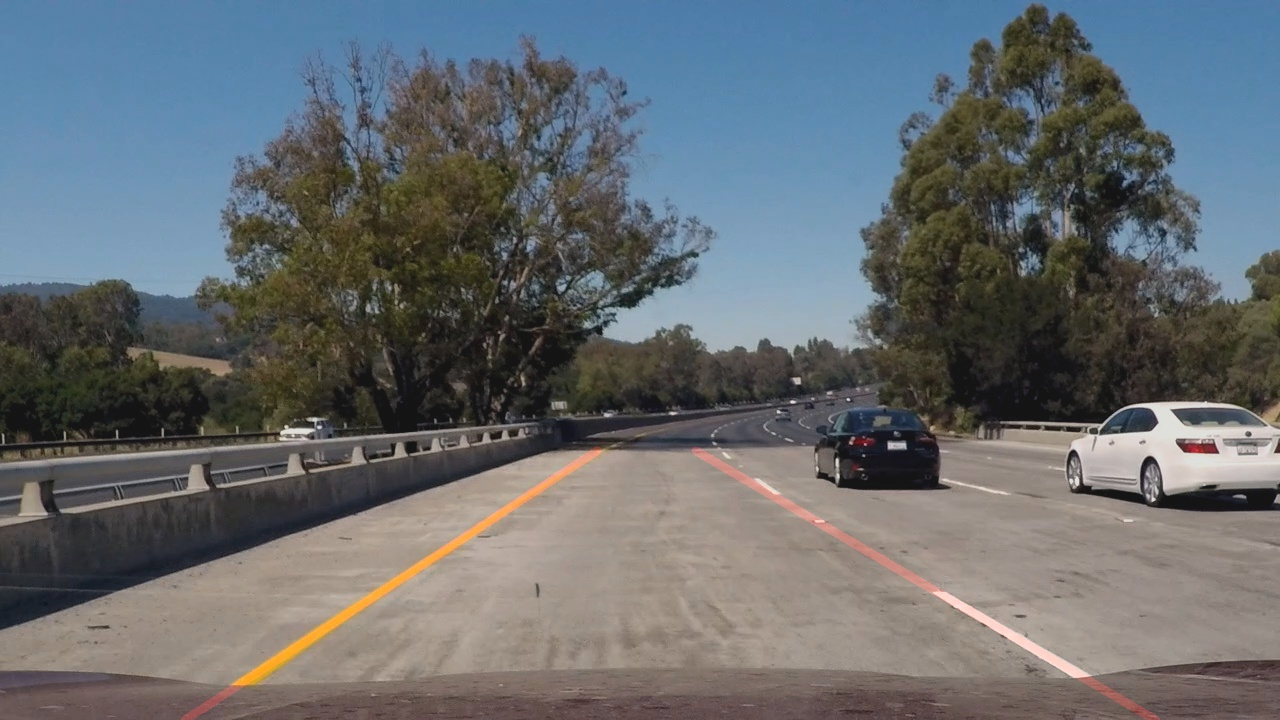
#> input picture test_images/challenge_125_withlane.jpg, 1280 x 720 px, given in place of solidWhiteRight.jpg, which was not available
$ jupyter execute --allow-errors P1.ipynb   (shell and % lines are left out)   (Python 2 division)   (text cells are left out)
#> lines starting #> are read from the running program, lines starting #| are printed output that depends on the picture; after the words box and inside, x2 and y2 are one past the last pixel; in counts of white or black regions, pixels touching at a corner belong together; pictures that were not available may be replaced by others from this repository, and a replacement may not be noted
[cell 1]
#importing some useful packages
import matplotlib.pyplot as plt
import matplotlib.image as mpimg
import numpy as np
import cv2

[cell 2]
#reading in an image
image = mpimg.imread('test_images/solidWhiteRight.jpg')
#> image is the input picture: shape (720, 1280, 3); mean R, G, B 102.6, 107.3, 110.8
#printing out some stats and plotting
print('This image is:', type(image), 'with dimesions:', image.shape)
#| This image is: <class 'numpy.ndarray'> with dimesions: (720, 1280, 3)
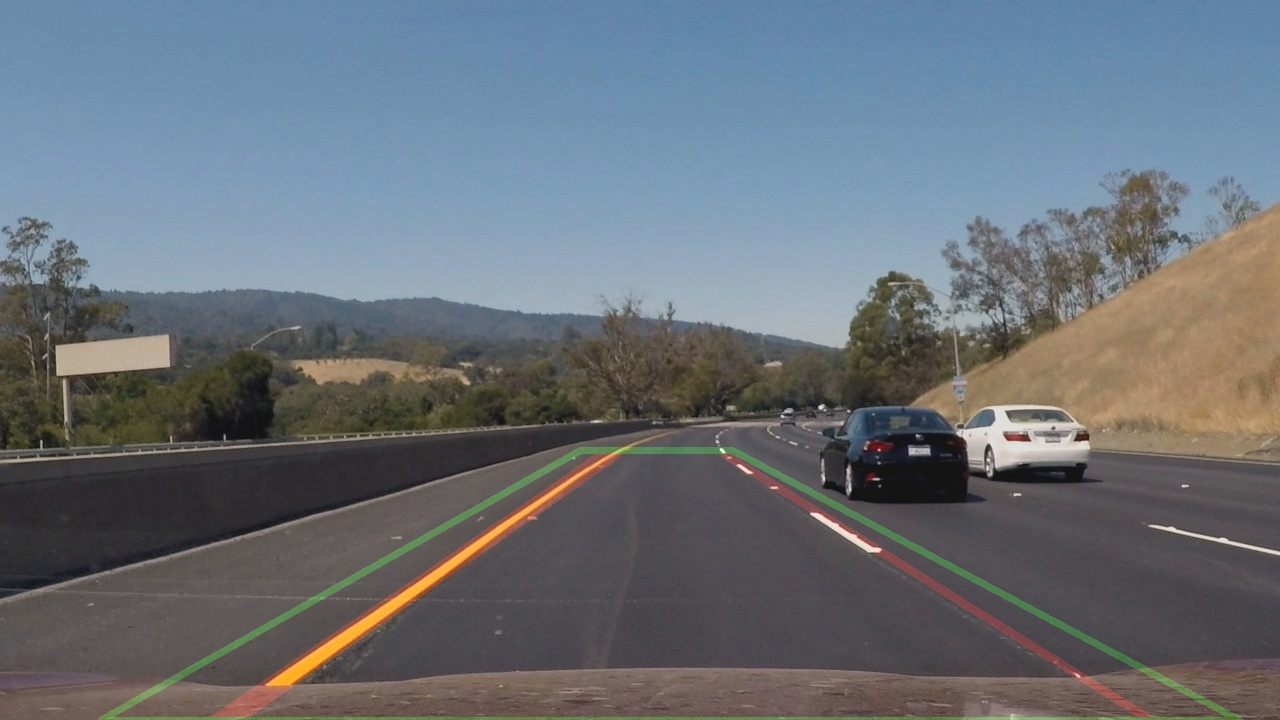
#> input picture test_images/challenge_video_frame_withlane.jpg, 1280 x 720 px, given in place of solidWhiteCurve.jpg, which was not available
#> in load_image, image is the input picture: shape (720, 1280, 3); mean R, G, B 105.1, 112, 119.2
plt.imshow(image)  #call as plt.imshow(gray, cmap='gray') to show a grayscaled image

[cell 3]
import math

def grayscale(img):
    """Applies the Grayscale transform
    This will return an image with only one color channel
    but NOTE: to see the returned image as grayscale
    you should call plt.imshow(gray, cmap='gray')"""
    return cv2.cvtColor(img, cv2.COLOR_BGR2GRAY)

def canny(img, low_threshold, high_threshold):
    """Applies the Canny transform"""
#> called with low_threshold = 50, high_threshold = 150
    return cv2.Canny(img, low_threshold, high_threshold)
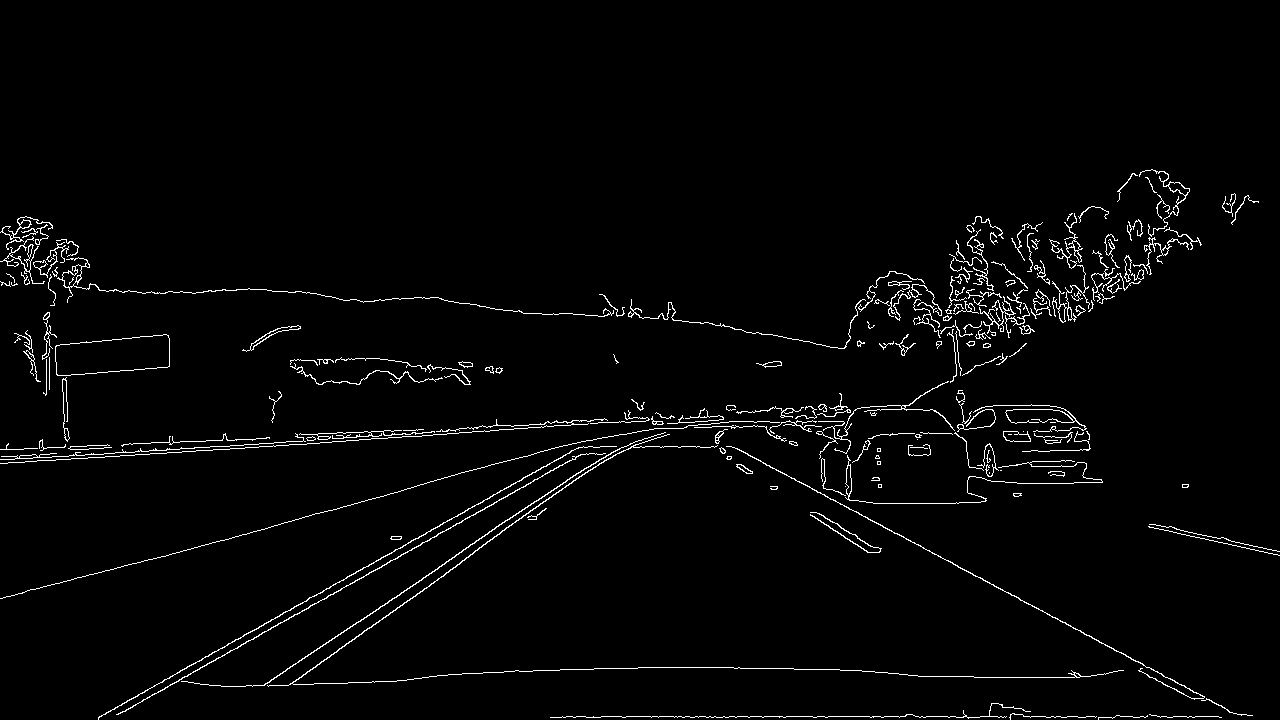
#> returned value: shape (720, 1280); 2.3% white in thin lines or dots, all inside (x1, y1, x2, y2) = (0, 169, 1280, 720)

def gaussian_noise(img, kernel_size):
    """Applies a Gaussian Noise kernel"""
    return cv2.GaussianBlur(img, (kernel_size, kernel_size), 0)

def region_of_interest(img, vertices):
    """
    Applies an image mask.

    Only keeps the region of the image defined by the polygon
    formed from `vertices`. The rest of the image is set to black.
    """
    #defining a blank mask to start with
    mask = np.zeros_like(img)

    #defining a 3 channel or 1 channel color to fill the mask with depending on the input image
    if len(img.shape) > 2:
        channel_count = img.shape[2]  # i.e. 3 or 4 depending on your image
        ignore_mask_color = (255,) * channel_count
    else:
        ignore_mask_color = 255

    #filling pixels inside the polygon defined by "vertices" with the fill color
    cv2.fillPoly(mask, vertices, ignore_mask_color)
#> mask: shape (720, 1280); 11.4% white; 1 white region, box (x1, y1, x2, y2) and area: (10, 320, 931, 540) 105492

    #returning the image only where mask pixels are nonzero
    masked_image = cv2.bitwise_and(img, mask)
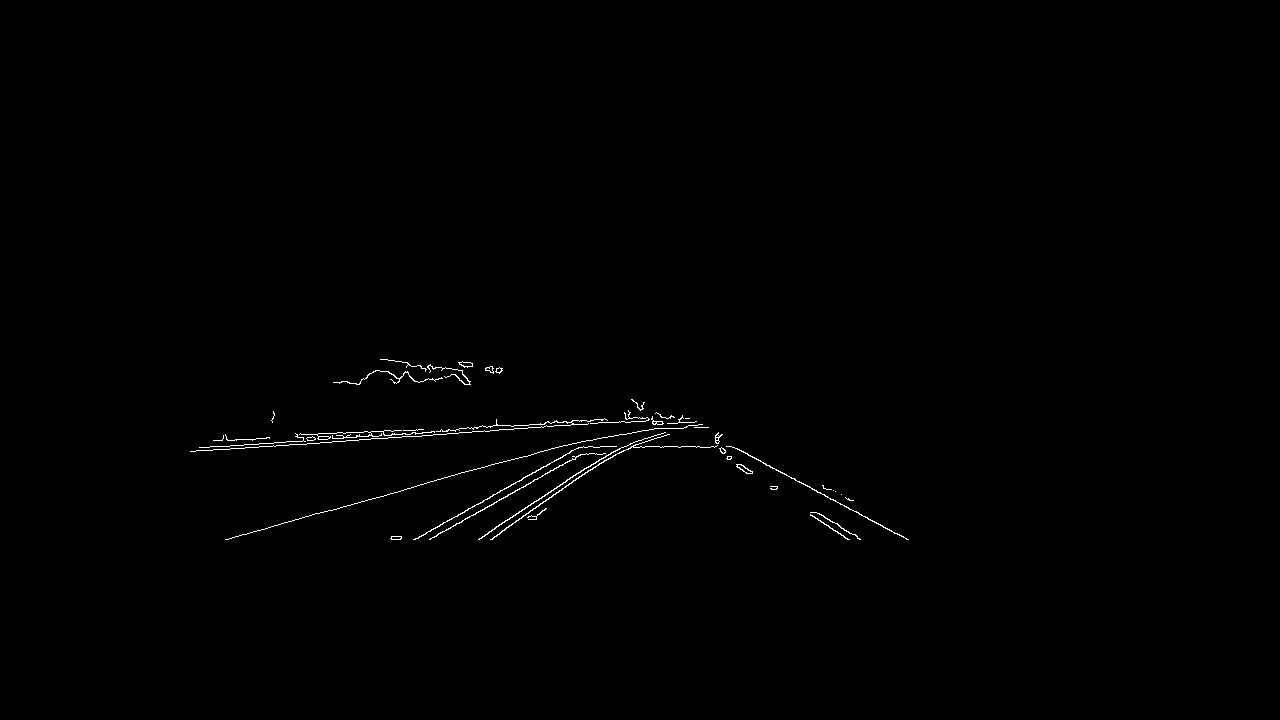
#> masked_image: shape (720, 1280); 0.44% white in thin lines or dots, all inside (x1, y1, x2, y2) = (190, 359, 909, 540)
#> in hough_lines, `lines = cv2.HoughLinesP(img, rho, theta, threshold, np.array([]), minL..`: lines = 58 rows, first 6: [201, 447, 372, 436], [447, 433, 612, 422], [417, 485, 581, 441], [734, 447, 907, 539], [354, 432, 383, 431], [282, 445, 338, 441]
#> the loop in extrapolate_lines, `for line in lines:` made 58 passes
#> line on passes 1 to 12: [[201, 447, 372, 436]], [[447, 433, 612, 422]], [[417, 485, 581, 441]], [[734, 447, 907, 539]], [[354, 432, 383, 431]], [[282, 445, 338, 441]], [[529, 424, 551, 423]], [[429, 539, 583, 454]], [[413, 539, 579, 447]], [[268, 527, 403, 490]], [[491, 539, 576, 478]], [[588, 467, 615, 450]]
#> after the loop in extrapolate_lines, `for line in lines:`: left_lines = 38 items, first 6: (201, 447, 372, 436), (447, 433, 612, 422), (417, 485, 581, 441), (354, 432, 383, 431), (282, 445, 338, 441), (529, 424, 551, 423); right_lines = [(734, 447, 907, 539), (819, 513, 857, 536), (810, 514, 848, 539), (417, 365, 433, 368), (816, 512, 860, 539), (639, 417, 668, 423), (392, 360, 430, 370), (375, 370, 391, 373), (823, 522, 847, 538), (646, 420, 662, 423), (810, 515, 833, 530), (763, 463, 780, 472)]
#> in extend2_top_bottom, `lines = np.array(lines)`: lines = 38 rows, first 6: [201, 447, 372, 436], [447, 433, 612, 422], [417, 485, 581, 441], [354, 432, 383, 431], [282, 445, 338, 441], [529, 424, 551, 423]
#> in extend2_top_bottom, `res = lines.copy()`: res has the same summary as lines
    return masked_image
def extrapolate_one_line(line, y_bottom, y_top, k_average):
    #return two lines, one to the top, the other to the bottom
    x1,y1,x2,y2 = line
    res = []

    if y1 < y2:
        x_near_top = x1
        y_near_top = y1
        x_near_bottom = x2
        y_near_bottom = y2
    else:
        x_near_top = x2
        y_near_top = y2
        x_near_bottom = x1
        y_near_bottom = y1

    x_bottom  = int((y_bottom - y_near_bottom)/k_average + x_near_bottom)
    x_top  = int((y_top - y_near_top)/k_average + x_near_top)

    to_top_line = [x_near_top, y_near_top, x_top, y_top]
    to_bottom_line = [x_near_bottom, y_near_bottom, x_bottom, y_bottom]
    res.append(to_top_line)
    res.append(to_bottom_line)

    return np.array(res)
"""
outlieris 1.5 * irq away from the median
"""
def filter_outlier_lines(lines):
        x1 = lines[:,0]
#> x1 = 38 values, max 686 at index 28, min 196 at index 34, mean 437.4
        y1 = lines[:,1]
#> y1 = 38 values, max 539 at index 6, min 380 at index 29, mean 466.7
        x2 = lines[:,2]
#> x2 = 38 values, max 702 at index 28, min 229 at index 34, mean 498.1
        y2 = lines[:,3]
#> y2 = 38 values, max 524 at index 18, min 377 at index 29, mean 447.9

        #filter those line segments that that very different slope
        k = ((y2-y1)/(x2-x1).astype(np.float32))
#> k = 38 values, max -0.0263 at index 35, min -0.72 at index 37, mean -0.264
        q75, q25,k_median = np.percentile(k, [75 ,25,50])
#> q75 = -0.0563; q25 = -0.548; k_median = -0.131
        iqr = q75 - q25
#> iqr = 0.492
        #here outlieris 1.5 * irq away from the median
        lines = lines[abs((k-k_median)) < 0.2]
#> lines = 26 rows, first 6: [201, 447, 372, 436], [447, 433, 612, 422], [417, 485, 581, 441], [354, 432, 383, 431], [282, 445, 338, 441], [529, 424, 551, 423]

        return lines
def extend2_top_bottom(lines, y_bottom, y_top):
    #Each line extend to both bottom and top
    lines = np.array(lines)
    res = lines.copy()
    lines = filter_outlier_lines(lines)
    #reinitalize
    x1 = lines[:,0]
#> x1 = 26 values, max 686 at index 19, min 196 at index 24, mean 406.1
    y1 = lines[:,1]
#> y1 = 26 values, max 539 at index 13, min 380 at index 20, mean 445.7
    x2 = lines[:,2]
#> x2 = 26 values, max 702 at index 19, min 229 at index 24, mean 461
    y2 = lines[:,3]
#> y2 = 26 values, max 524 at index 13, min 377 at index 20, mean 438.7

    k_average = ((y2-y1)/(x2-x1).astype(np.float32)).mean()
#> k_average = -0.108

    for line in lines:
        extended_lines = extrapolate_one_line(line, y_bottom, y_top, k_average)
        if not extended_lines is None:
            res = np.concatenate((res, extended_lines))
#> this loop made 26 passes
#> (x1 in extrapolate_one_line, y1 in extrapolate_one_line, x2 in extrapolate_one_line, y2 in extrapolate_one_line, x_near_top in extrapolate_one_line, y_near_top in extrapolate_one_line, x_near_bottom in extrapolate_one_line, y_near_bottom in extrapolate_one_line) on passes 1 to 12: (201, 447, 372, 436, 372, 436, 201, 447), (447, 433, 612, 422, 612, 422, 447, 433), (417, 485, 581, 441, 581, 441, 417, 485), (354, 432, 383, 431, 383, 431, 354, 432), (282, 445, 338, 441, 338, 441, 282, 445), (529, 424, 551, 423, 551, 423, 529, 424), (268, 527, 403, 490, 403, 490, 268, 527), (238, 448, 281, 445, 281, 445, 238, 448), (213, 440, 249, 439, 249, 439, 213, 440), (459, 428, 498, 425, 498, 425, 459, 428), (297, 435, 353, 432, 353, 432, 297, 435), (297, 437, 342, 435, 342, 435, 297, 437)
#> after the loop, res = 90 rows, first 6: [201, 447, 372, 436], [447, 433, 612, 422], [417, 485, 581, 441], [354, 432, 383, 431], [282, 445, 338, 441], [529, 424, 551, 423]
    return res

def extrapolate_one_lane(lines, y_bottom, y_top):
    res = extend2_top_bottom(lines, y_bottom, y_top)
    return res
"""
#Filter, Average and extrapolate lines to the top and bottom of the lane area
"""
def extrapolate_lines(lines, y_bottom):
    left_lines = []
    right_lines = []
    y_top = 1000
    for line in lines:
        for x1,y1,x2,y2 in line:
            y_min = min(y1, y2)
            y_top = min(y_top, y_min)
            k = (y2-y1)/float((x2-x1))
            if k < 0:
                left_lines.append((x1,y1,x2,y2))
            if k > 0:
                right_lines.append((x1,y1,x2,y2))

    left_line = extrapolate_one_lane(left_lines, y_bottom, y_top)
#> left_line has the same summary as res in extend2_top_bottom
    right_line = extrapolate_one_lane(right_lines, y_bottom, y_top)
#> the loop in extend2_top_bottom (call 2), `for line in lines:` made 7 passes
#> (x1 in extrapolate_one_line, y1 in extrapolate_one_line, x2 in extrapolate_one_line, y2 in extrapolate_one_line, x_near_top in extrapolate_one_line, y_near_top in extrapolate_one_line, x_near_bottom in extrapolate_one_line, y_near_bottom in extrapolate_one_line) on passes 1 to 7: (734, 447, 907, 539, 734, 447, 907, 539), (819, 513, 857, 536, 819, 513, 857, 536), (810, 514, 848, 539, 810, 514, 848, 539), (816, 512, 860, 539, 816, 512, 860, 539), (823, 522, 847, 538, 823, 522, 847, 538), (810, 515, 833, 530, 810, 515, 833, 530), (763, 463, 780, 472, 763, 463, 780, 472)
#> after the loop in extend2_top_bottom (call 2), `for line in lines:`: res = 26 rows, first 6: [734, 447, 907, 539], [819, 513, 857, 536], [810, 514, 848, 539], [417, 365, 433, 368], [816, 512, 860, 539], [639, 417, 668, 423]
#> right_line has the same summary as res in extend2_top_bottom

    twolines = np.concatenate((left_line, right_line))[np.newaxis,:]
#> twolines = 116 rows, first 6: [201, 447, 372, 436], [447, 433, 612, 422], [417, 485, 581, 441], [354, 432, 383, 431], [282, 445, 338, 441], [529, 424, 551, 423]
    return twolines
def draw_lines(img, lines, color=[255, 0, 0], thickness=2):
    """
    NOTE: this is the function you might want to use as a starting point once you want to
    average/extrapolate the line segments you detect to map out the full
    extent of the lane (going from the result shown in raw-lines-example.mp4
    to that shown in P1_example.mp4).

    Think about things like separating line segments by their
    slope ((y2-y1)/(x2-x1)) to decide which segments are part of the left
    line vs. the right line.  Then, you can average the position of each of
    the lines and extrapolate to the top and bottom of the lane.

    This function draws `lines` with `color` and `thickness`.
    Lines are drawn on the image inplace (mutates the image).
    If you want to make the lines semi-transparent, think about combining
    this function with the weighted_img() function below
    """
    #Filter, Average and extrapolate lines to the top and bottom of the lane area
    lines = extrapolate_lines(lines, img.shape[0])
#> lines has the same summary as twolines in extrapolate_lines
    for line in lines:
        for x1,y1,x2,y2 in line:
            cv2.line(img, (x1, y1), (x2, y2), color, thickness)
#> this loop made 1 pass

def hough_lines(img, rho, theta, threshold, min_line_len, max_line_gap):
    """
    `img` should be the output of a Canny transform.

    Returns an image with hough lines drawn.
    """
    lines = cv2.HoughLinesP(img, rho, theta, threshold, np.array([]), minLineLength=min_line_len, maxLineGap=max_line_gap)
    line_img = np.zeros(list(img.shape) + [3], dtype=np.uint8)
    draw_lines(line_img, lines)
    return line_img

# Python 3 has support for cool math symbols.

def weighted_img(img, initial_img, a=0.8, b=1., lambda_param=0.0):
    """
    `img` is the output of the hough_lines(), An image with lines drawn on it.
    Should be a blank image (all black) with lines drawn on it.

    `initial_img` should be the image before any processing.

    The result image is computed as follows:

    initial_img * a + img * b + lambda_param
    NOTE: initial_img and img must be the same shape!
    """
#> called with a = 0.8, b = 0.2, lambda_param = 20
    return cv2.addWeighted(initial_img, a, img, b, lambda_param)
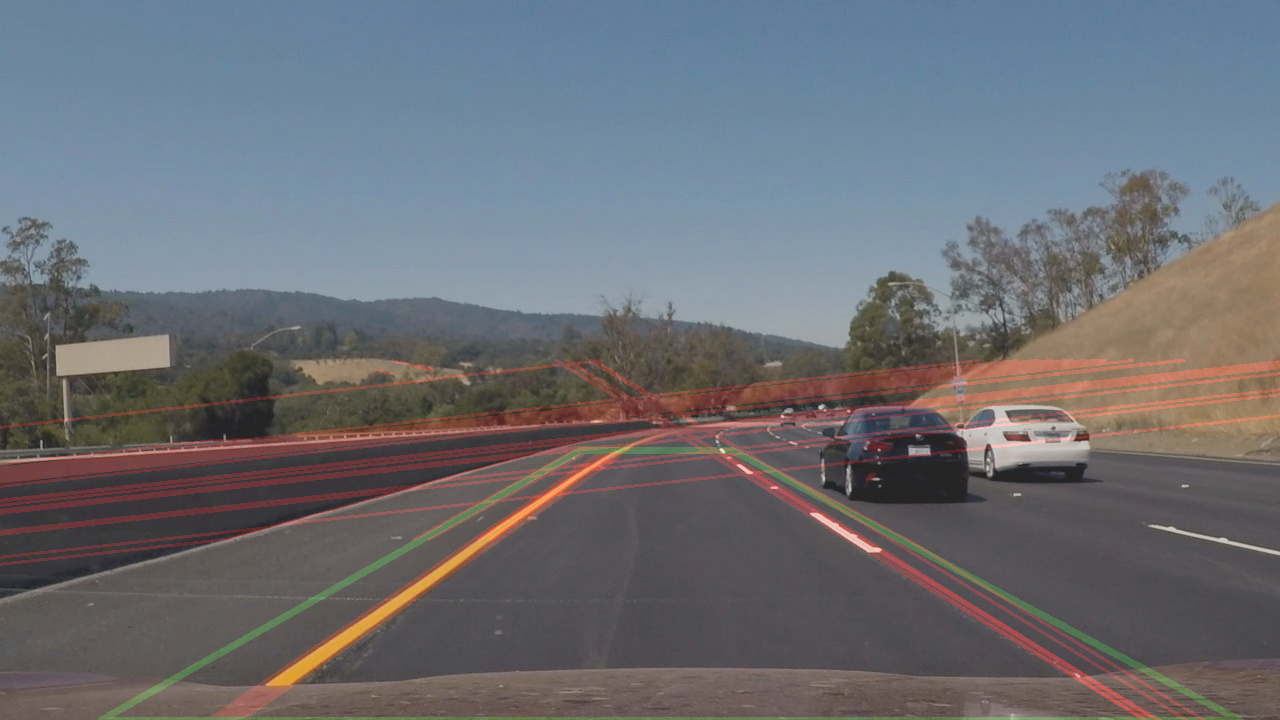
#> returned value: shape (720, 1280, 3); mean of channels 0, 1, 2 107.7, 109.6, 115.4; drawn as R, G, B

[cell 4]
import os
os.listdir("test_images/")
def save_image(img, img_path):
        mpimg.imsave(img_path, img)
        return
def load_image(image_path):
        #reading in an image
        image = mpimg.imread(image_path)
        #printing out some stats and plotting
#         print('This image is:', type(image), 'with dimesions:', image.shape)
        return image
def process_image(initial_img):
        #get gray images
        gray_img = grayscale(initial_img)
#         plt.imshow(gray_img, cmap='gray')
        #Guassian blur
        kernel_size = 5
        blur_img = gaussian_noise(gray_img, kernel_size)
#         plt.imshow(blur_img, cmap='gray')
        #canny edge detection
        low_threshold = 50
        high_threshold = 150
        canny_edges = canny(blur_img, low_threshold, high_threshold)
#         plt.imshow(canny_edges, cmap='gray')

        #crop region of interest
        vertices = np.array([[(10,539),(460,320), (495,320), (930,539)]], dtype=np.int32)
        roi_img = region_of_interest(canny_edges, vertices)
#         plt.imshow(roi_img, cmap='gray')

        #hough line detection
        rho = 1
        theta = np.pi/180
        threshold = 30
        min_line_len = 15
        max_line_gap = 5
        lines_img = hough_lines(roi_img, rho, theta, threshold, min_line_len, max_line_gap)
#         plt.imshow(lines_img, cmap='gray')

        #blendign the images
        a = 0.8
        b = 0.2
        lambda_param = 20
        final_img = weighted_img(lines_img, initial_img, a, b, lambda_param)
#         plt.imshow(final_img)
        return  final_img
def process_image_file_path(img_file_path):
        #load the image
        initial_img = load_image(img_file_path)
        final_img = process_image(initial_img)

        img_file_name = os.path.basename(img_file_path)
        new_img_file_path = os.path.dirname(img_file_path) + '/' + os.path.splitext(img_file_name)[0] + '_withlane' + os.path.splitext(img_file_name)[1]
        save_image(final_img, new_img_file_path)
        print "save to {}".format(new_img_file_path)
        return

def test_on_images():
    img_file_paths = ['solidWhiteCurve.jpg',
                         'solidWhiteRight.jpg',
                         'solidYellowCurve.jpg',
                         'solidYellowCurve2.jpg',
                         'solidYellowLeft.jpg',
                         'whiteCarLaneSwitch.jpg']
    img_file_paths = ['./test_images/'+ file_path for file_path in img_file_paths]
    for img_file_path in img_file_paths:
        print "process image file {}".format(img_file_path)
        process_image_file_path(img_file_path)
    print "Done with processing images"
    return

#> (the rest of this cell did not finish here and is left out)
